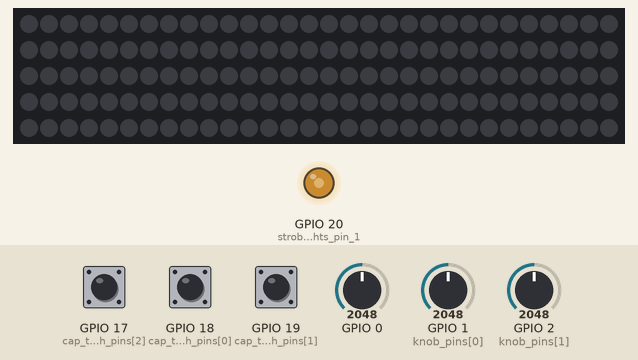
Simulated run of this sketch. Board: ESP32. On the bench: 150 RGB LEDs in strip order, left to right, continuing on the next row, output pins drawn as LEDs (lit = HIGH). The inputs (shaded band) are chosen by the test bench; at power-on: GPIO 2 (knob_pins[1]) = 2048, GPIO 0 = 2048, GPIO 1 (knob_pins[0]) = 2048, GPIO 17 (cap_touch_pins[2]) HIGH, GPIO 18 (cap_touch_pins[0]) HIGH, GPIO 19 (cap_touch_pins[1]) HIGH. Dim RGB values are drawn brighter than linear; pins used as bus, display or sensor lines are not drawn.

Above: at 2.2 s.
2.3 s: GPIO 2 (knob_pins[1]) set to 110
At 3.4 s:
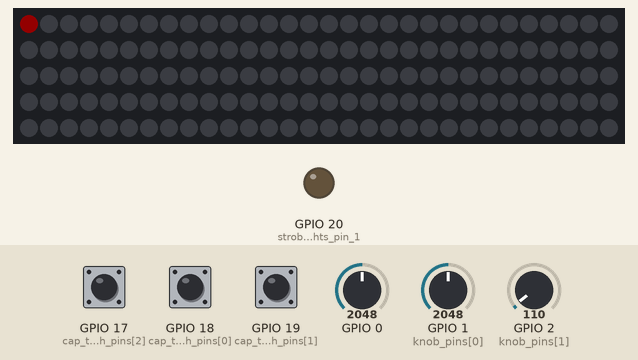
5.3 s: GPIO 2 (knob_pins[1]) set to 17
At 6.5 s:
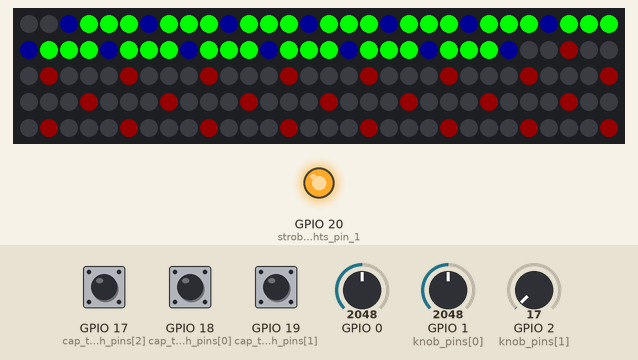
7.4 s: GPIO 2 (knob_pins[1]) set to 97
At 8.7 s:
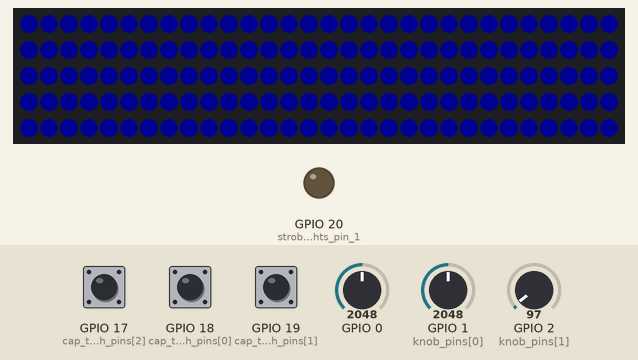
10.4 s: GPIO 0 set to 360
At 11.14 s:
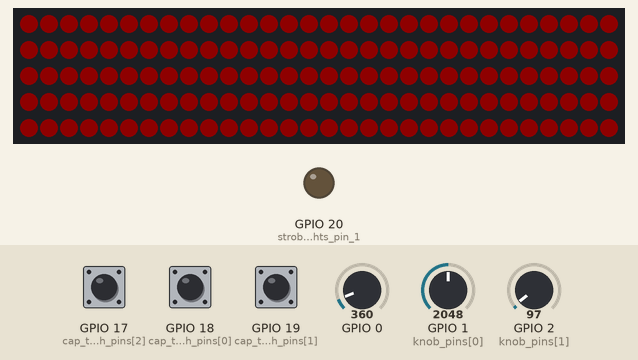
12.4 s: GPIO 0 set to 491
At 13.6 s:
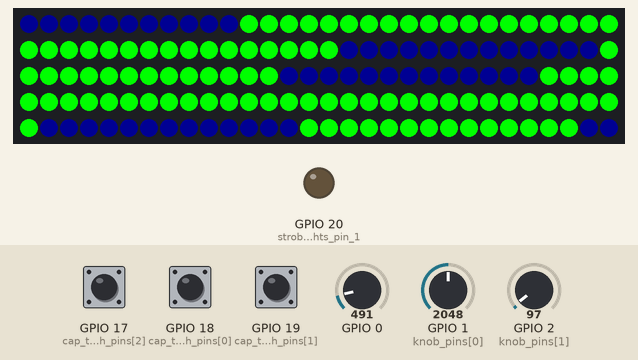
15.4 s: GPIO 0 set to 0
At 15.89 s:
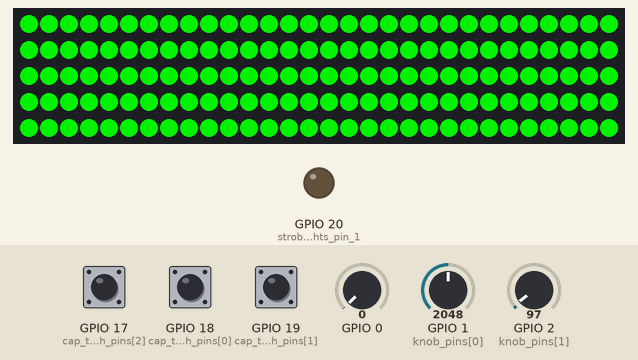
Timing chart, 0 to 18.4 s (numbered marks = the images above; inputs shaded):
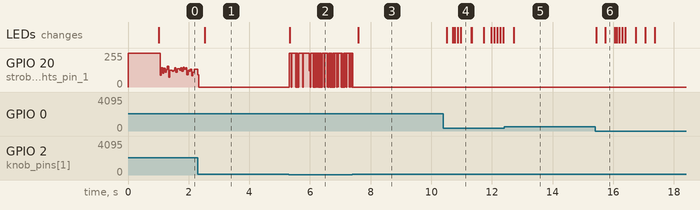

The sketch:

letterbox_visualiser_IR.ino
```cpp
#include <Adafruit_NeoPixel.h>
#include <avr/power.h>

#define PIN            3
#define NUMPIXELS      150

Adafruit_NeoPixel pixels = Adafruit_NeoPixel(NUMPIXELS, PIN, NEO_GRB + NEO_KHZ800);


int msgeq_strobe_pin = 4; // strobe pins on digital 4
int msgeq_reset_pin = 5; // reset pins on digital 5
int seven_section_spectrum[7];
const int history_length = 10;
int spectrum_history[history_length][7];
int history_average_new[7];
int history_average_old[7];

boolean strobe_lights_enable = true;
int strobe_state_previous = 0;
int strobe_lights_pin_1 = 20;
int strobe_lights_brightness_1 = 0;

int cap_touch_pins[] = {
  18,19,17};
int cap_touch_normal_value[3];
boolean cap_touch_state[3] = {
  false, false, false};

int knob_pins[] = {
  1,2};

int spin_led_pos = 0;
boolean spin_clockwise;
unsigned long last_beat = millis();

int color_index = 0;
const int no_of_color_palettes = 8;
uint32_t spectrum_vis_color_pallette[no_of_color_palettes][3] = {
  {
    65280,20,1310720      }
  ,{
    255,1188864,16711680      }
  ,{
    65280,1310720,20      }
  ,{
    16776960,1310740,3421236      }
  ,{
    16777215,0,0      }
  ,{
    16711830,1310720,1310720      }
};
int spin_vis_settings[no_of_color_palettes][5] = {{2,75,1,0,1},{2,75,0,0,1},{2,75,1,0,1},{2,75,0,0,1},{2,75,0,0,1},{4,38,1,1,0},{2,75,1,0,1}};
uint32_t spin_vis_color_pallette[no_of_color_palettes][6] = {
  {
    65280,20,1310720      }
  ,{
    255,1188864,16711680      }
  ,{
    65280,1310720,20      }
  ,{
    16776960,16711935,16776960,16711935      }
  ,{
    16711935,1310740,16711935,1310740      }
  ,{
    16777215,16711680,16777215,16711680      }
  ,{
    16711830,13107200,13158600      }
};

int pulse_vis_settings[no_of_color_palettes][2] = {{0,0},{0,0},{0,0},{1,0},{1,1},{1,1},{1,1}};
uint32_t pulse_vis_color_pallette[no_of_color_palettes][4] = {
  {
    65280,20,1310720,255      }
  ,{
    255,1188864,16711680,16711680      }
  ,{
    65280,1310720,20,16711680      }
  ,{
    16776960,1310740,3421236,16711680      }
  ,{
    16777215,6579300,3618615,16711680      }
  ,{
    16711830,13107200,13158600,16711680      }
};

void setup() {

  for(int i=0; i<3; i++) {
    cap_touch_normal_value[i] = touchRead(cap_touch_pins[i]);
  }

  pinMode(strobe_lights_pin_1, OUTPUT);
  // Stops current inrush at start
  digitalWrite(strobe_lights_pin_1,HIGH);
  delay(1000);
  digitalWrite(strobe_lights_pin_1, LOW);


  pixels.begin();
  pixels.clear();
  pixels.show();
  Serial.begin(9600);

  for(int row = 0; row < history_length; row++) {
    for(int col = 0; col < 7; col++) {
      spectrum_history[row][col] = 0;
    }
  }

  pinMode(msgeq_reset_pin, OUTPUT); // reset
  pinMode(msgeq_strobe_pin, OUTPUT); // strobe
  digitalWrite(msgeq_reset_pin,LOW); // reset low
  digitalWrite(msgeq_strobe_pin,HIGH); //pin 5 is RESET on the shield


}


boolean checkCapacitiveButtonPress(int button_index) {
  if(touchRead(cap_touch_pins[button_index]) > cap_touch_normal_value[button_index] + 1000) {
    if(cap_touch_state[button_index] == false) {
      cap_touch_state[button_index] = true;
      return true;
    }
    else {
      return false;
    }
  }
  else {
    cap_touch_state[button_index] = false;
    return false;
  }
}


int convertnum(int num) {
  num = num - (num/150)*150;
  return num;
}


void colladascopeifyfull() {
  for (int i = 0; i < 29;i++){
    uint32_t color = pixels.getPixelColor(i);
    pixels.setPixelColor(56-i, color);
  }
  for (int i = 0; i < 57;i++){
    uint32_t color = pixels.getPixelColor(i);
    pixels.setPixelColor(131-i, color);
  }

  for (int i = 0; i < 28;i++){
    uint32_t color = pixels.getPixelColor(i);
    pixels.setPixelColor(150-map(i,0,28,0,10), color);
    pixels.setPixelColor(131+map(i,0,28,0,10), color);
    pixels.setPixelColor(56+map(i,0,28,0,10), color);
    pixels.setPixelColor(75-map(i,0,28,0,10), color);
  }

}

void fadepixels(int fade, int resolution) {
  for(int i = 0; i<=150; i++) {
    uint32_t color = pixels.getPixelColor(i);
    uint8_t red = color >> 16;
    uint8_t green = color >> 8;
    uint8_t blue = color >> 0;

    if( fade > resolution) {
      fade = resolution;
    }

    int red_new = (float(red * (resolution - fade))/resolution);
    int green_new = (float(green * (resolution - fade))/resolution);
    int blue_new = (float(blue * (resolution - fade))/resolution);

    uint32_t new_color = pixels.Color(red_new,green_new,blue_new);

    pixels.setPixelColor(i, new_color);
  }
}


void spectrumVisualiser(int spectrum_input[7], uint32_t colors[3], boolean colidascopeon = false){
  // sets pixel colors around the outer edge
  for(int i = 57; i < 150; i = i + 4){
    pixels.setPixelColor(i,colors[2]);
  }

  int thirteen_spectrum[13];
  const int constr_val = 65;

  thirteen_spectrum[0] = map(constrain(spectrum_input[0],constr_val,1023),constr_val,1023,1,255);
  thirteen_spectrum[2] = map(constrain(spectrum_input[1],constr_val,1023),constr_val,1023,1,255);
  thirteen_spectrum[4] = map(constrain(spectrum_input[2],constr_val,1023),constr_val,1023,1,255);
  thirteen_spectrum[6] = map(constrain(spectrum_input[3],constr_val,1023),constr_val,1023,1,255);
  thirteen_spectrum[8] = map(constrain(spectrum_input[4],constr_val,1023),constr_val,1023,1,255);
  thirteen_spectrum[10] = map(constrain(spectrum_input[5],constr_val,1023),constr_val,1023,1,255);
  thirteen_spectrum[12] = map(constrain(spectrum_input[6],constr_val,1023),constr_val,1023,1,255);

  thirteen_spectrum[1] = (thirteen_spectrum[0] + thirteen_spectrum[2])/2;
  thirteen_spectrum[3] = (thirteen_spectrum[2] + thirteen_spectrum[4])/2;
  thirteen_spectrum[5] = (thirteen_spectrum[4] + thirteen_spectrum[6])/2;
  thirteen_spectrum[7] = (thirteen_spectrum[6] + thirteen_spectrum[8])/2;
  thirteen_spectrum[9] = (thirteen_spectrum[8] + thirteen_spectrum[10])/2;
  thirteen_spectrum[11] = (thirteen_spectrum[10] + thirteen_spectrum[12])/2;


  uint8_t red = colors[0] >> 16;
  uint8_t green = colors[0] >> 8;
  uint8_t blue = colors[0] >> 0;

  for (int var = 0; var < 13; var++)
  {
    int red_band = (float(red * thirteen_spectrum[var])/255.0);
    int green_band = (float(green * thirteen_spectrum[var])/255.0);
    int blue_band = (float(blue * thirteen_spectrum[var])/255.0);

    uint32_t band_color = pixels.Color(red_band,green_band,blue_band);

    pixels.setPixelColor((4*var + 2),colors[1]);
    pixels.setPixelColor((4*var + 3),band_color);
    pixels.setPixelColor((4*var + 4),band_color);
    pixels.setPixelColor((4*var + 5),band_color);
    pixels.setPixelColor((4*var + 6),colors[1]);
  }
  //  if(colidascopeon){
  //    colladascopeifyfull();
  //  }
  pixels.show();
}


void spinVisualiser(uint32_t colors[], int barnum, int barwidth, boolean collidascope = false, boolean stop_start_noise_opposite = false, boolean colorchange = true, boolean dirchange = true, boolean poschange = true, boolean fade_to_black = true)
{
  pixels.clear();
  int spacebet = 150 / barnum;

  // display values of left channel on serial monitor
  int   power = history_average_new[0]*5 + history_average_new[1]*5;

  if(map(power,0,11253,0,1000) >= 400) {
    if(stop_start_noise_opposite) {
     // spin_clockwise = spin_clockwise;
    } else {
      spin_clockwise = !spin_clockwise;
    }
    last_beat = millis();
  } else {
   if(stop_start_noise_opposite) {
    spin_clockwise = !spin_clockwise;
   }
  }

  if (spin_clockwise || !dirchange){
    if(poschange) {
      spin_led_pos +=1;
    }
  }
  else {
    if(poschange) {
      spin_led_pos -=1;
    }
  }

  //check overrun
  if (spin_led_pos == 151){
    spin_led_pos = 0;
  }
  else if(spin_led_pos == -1) {
    spin_led_pos = 150;
  }

  for(int i = 0; i <= barnum; i++) {
    for( int v = 0 ; v< barwidth; v++) {
      if (spin_clockwise && colorchange) {
        pixels.setPixelColor(convertnum(v + spin_led_pos + i*spacebet), colors[i+1]);
      }
      else {
        pixels.setPixelColor(convertnum(v + spin_led_pos + i*spacebet), colors[i-1]);
      }
    }
  }
  if(collidascope) {
    colladascopeifyfull();
  }
  fadepixels((millis() - last_beat), 2000);
  pixels.show();
  pixels.clear();
}


void pulseVisualiser(uint32_t colors[4], boolean middle_edge = true, boolean all_pixels_high_color = false) {


  int powers1[] = {
    2,2,2,2,2,2,2    };
  int power1 = history_average_new[0]*powers1[0] + history_average_new[1]*powers1[1] + history_average_new[2]*powers1[2] + history_average_new[3]*powers1[3] + history_average_new[4]*powers1[4] + history_average_new[5]*powers1[5] + history_average_new[6]*powers1[6];
  power1 = constrain(power1, 1000, 10000);
  int power_conv1 = map(power1, 1000, 10000, 0, 35);

  if(middle_edge) {
    for ( int i = 0; i< power_conv1; i++) {
      if(i<9){
        pixels.setPixelColor(28-i, colors[0]);
      }
      else if(i<14) {
        pixels.setPixelColor(28-i, colors[1]);
      }
      else if(i<20) {
        pixels.setPixelColor(28-i, colors[2]);
      }
      else {
        pixels.setPixelColor(28-i, colors[3]);

        if(all_pixels_high_color) {
          for(int z = 0; z<=150; z++) {
            if(pixels.getPixelColor(z) > 0) {
              pixels.setPixelColor(z, colors[3]);
            }
          }
        }
      }
    }
  }

  if(!middle_edge){
    for ( int i = 0; i< power_conv1; i++) {
      if(i<10){
        pixels.setPixelColor(i, colors[0]);
      }
      else if(i<17) {
        pixels.setPixelColor(i, colors[1]);
      }
      else if(i<23) {
        pixels.setPixelColor(i, colors[2]);
      }
      else {
        pixels.setPixelColor(i, colors[3]);
      }
    }
  }


  colladascopeifyfull();
  pixels.show();
  pixels.clear();
}


boolean spectrumBandRising(int band_zero_index, int difference = 40) {
  if(history_average_old[band_zero_index] + difference < history_average_new[band_zero_index]) {
    return true;
  }
  else {
    return false;
  }
}

boolean spectrumBandHeight(int band_zero_index, int height = 300) {
  if(height < history_average_new[band_zero_index]) {
    return true;
  }
  else {
    return false;
  }
}

boolean fullSpectrumAboveHeight(int height = 300) {
  if(spectrumBandHeight(0,height) && spectrumBandHeight(1,height) && spectrumBandHeight(2,height) && spectrumBandHeight(3,height) && spectrumBandHeight(4,height) && spectrumBandHeight(5,height) && spectrumBandHeight(6,height)) {
    return true;
  }
  else {
    return false;
  }
}

boolean triggersList(int mode) {
  switch(mode) {

  case 0:
    //fade_speed = 0;
    if(spectrumBandRising(5,45) || spectrumBandRising(6,50) || spectrumBandRising(1,55)) {
      return true;
    }
    else {
      return false;
    }
    break;

  case 1:
    //fade_speed = 9;
    if(spectrumBandRising(0,50)) {
      return true;
    }
    else {
      return false;
    }
    break;

  case 2:
    //fade_speed = 9;
    if(spectrumBandRising(0,45) && spectrumBandRising(1,30) && fullSpectrumAboveHeight(70)) {
      return true;
    }
    else {
      return false;
    }
    break;

  case 3:
    //fade_speed = 9;
    if(spectrumBandRising(0,45) && spectrumBandHeight(0,300) && spectrumBandHeight(1,400) && fullSpectrumAboveHeight(70)) {
      return true;
    }
    else {
      return false;
    }
    break;

  case 4:
    //fade_speed = 9;
    if(spectrumBandHeight(0,600) && spectrumBandHeight(1,500) && fullSpectrumAboveHeight(150)) {
      return true;
    }
    else {
      return false;
    }
    break;
  }
}

void strobeLights(int mode=0) {
  // 12 modes, with a trigger and fade setting for each
  int strobe_modes[12][2] = {
    {
      4,0    }
    ,{
      3,0    }
    ,{
      1,2    }
    ,{
      4,2    }
    ,{
      3,2    }
    ,{
      2,2    }
    ,{
      4,3    }
    ,{
      3,4    }
    ,{
      2,5    }
    ,{
      1,7    }
    ,{
      1,9    }
    ,{
      0,9    }
  };

  if(strobe_lights_enable) {
    int fade_speed = 0;
    fade_speed = strobe_modes[read_knob(0)][1];
    // fade speed between 0 and 10  0 means instant fade, 10 is slow
    boolean lights_on;

    lights_on = triggersList(strobe_modes[read_knob(0)][0]);

    if(fade_speed) {
      if(lights_on) {
        strobe_lights_brightness_1 = 255;
      }
      else {
        if(strobe_lights_brightness_1 > 6) {
          strobe_lights_brightness_1 = strobe_lights_brightness_1*(fade_speed+50)/61;
        }
        else {
          strobe_lights_brightness_1 = strobe_lights_brightness_1*(fade_speed+150)/161;
        }
      }
      analogWrite(strobe_lights_pin_1, strobe_lights_brightness_1);
    }
    else {
      if(lights_on) {
        analogWrite(strobe_lights_pin_1, 255);
      }
      else {
        analogWrite(strobe_lights_pin_1, 0);
      }
    }

  }
  else {
    analogWrite(strobe_lights_pin_1, 0);
  }

}

int read_knob(int knob_index) {
  int output_var = 0;
  int analog_input = analogRead(knob_pins[knob_index]);
  for( int i = 0; i<=12; i++) {
    if (i*93-45 < analog_input) {
      output_var = i;
    }
  }
  return output_var;
}


void loop() {

  if(checkCapacitiveButtonPress(0)) {
    color_index++;
    if(color_index == no_of_color_palettes) {
      color_index = 0;
    }
  }
  if(checkCapacitiveButtonPress(1)) {
    analogWrite(strobe_lights_pin_1, 0);
    strobe_lights_enable = !strobe_lights_enable;
  }


  read_msgeq_7();  //Reads the frequency satuff intot he spectrum[7] array

  switch(read_knob(1)) {
  case 0:
    spectrumVisualiser(history_average_new,spectrum_vis_color_pallette[color_index]);
    break;
  case 1:
    spinVisualiser(spin_vis_color_pallette[color_index],spin_vis_settings[color_index][0],spin_vis_settings[color_index][1],spin_vis_settings[color_index][2],spin_vis_settings[color_index][3],spin_vis_settings[color_index][4]);
    break;
  case 2:
    pulseVisualiser(pulse_vis_color_pallette[color_index], pulse_vis_settings[color_index][0], pulse_vis_settings[color_index][1]);
    break;
  }

  if((touchRead(cap_touch_pins[2]) > cap_touch_normal_value[2] + 1000)) {
    strobe_state_previous++;
    int strobe_delay_time = 5;
    if (strobe_state_previous == strobe_delay_time*2) {
      strobe_state_previous = 0;
    }
    if(strobe_state_previous > strobe_delay_time) {
      analogWrite(strobe_lights_pin_1, 255);
    }
    else {
      analogWrite(strobe_lights_pin_1, 0);
    }
  }
  else {
    strobeLights(4);
  }

}


void read_msgeq_7()  {
  digitalWrite(msgeq_reset_pin, HIGH);
  digitalWrite(msgeq_reset_pin, LOW);
  for(int band=0; band <7; band++)  {
    digitalWrite(msgeq_strobe_pin,LOW); // strobe pin on the shield - kicks the IC up to the next band
    delayMicroseconds(30); //
    seven_section_spectrum[band] = analogRead(0); // store spectrum_input band reading
    digitalWrite(msgeq_strobe_pin,HIGH);
  }
  shiftHistories();
}
void shiftHistories() {
  for(int i=history_length-1;i>0;i--) {
    for(int x=0;x<7;x++) {
      spectrum_history[i][x] = spectrum_history[i-1][x];
    }
  }
  for(int x=0;x<7;x++) {
    spectrum_history[0][x] = seven_section_spectrum[x];
  }
  for(int i=0;i<7;i++) {
    int count=0;
    for(int x=0;x<history_length;x++) {
      count = count + spectrum_history[x][i];
    }
    history_average_old[i] = history_average_new[i];
    history_average_new[i] = count/history_length;
  }
}
```

Measured:
- after the input at 2.3 s, the LEDs: change after 0.22 s (image 1)
- after the input at 5.3 s, the LEDs: change at once (image 2)
- after the input at 7.4 s, GPIO 20 (strobe_lights_pin_1): goes on until 7.4 s, then stays 0/255; the LEDs: change after 0.20 s (image 3)
- after the input at 10.4 s, the LEDs: first change after 0.10 s (image 4 shows a later state)
- after the input at 12.4 s, the LEDs: change after 0.33 s (image 5)
- after the input at 15.4 s, the LEDs: first change at once (image 6 shows a later state)
